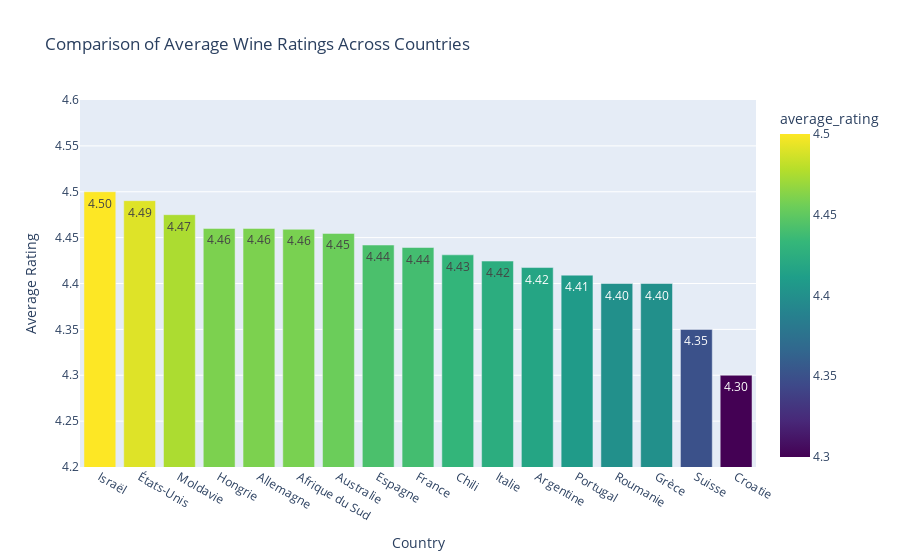

Source (notebook cell):
### Code cell
import plotly.express as px

fig = px.bar(top_win_countries_df, x = "country", y = "average_rating", text="average_rating", title= "Comparison of Average Wine Ratings Across Countries",
             color = "average_rating", color_continuous_scale=px.colors.sequential.Viridis)
fig.update_yaxes(range=[4.2, 4.6])
fig.update_traces(texttemplate='%{text:.2f}')
fig.update_layout(xaxis_title="Country", yaxis_title="Average Rating")
fig.show()

### Figure 1 — Plotly figure (JSON) as saved in the notebook; plotly's stock layout.template omitted (floating-point values rounded to 4 significant figures)
{"data": [{"alignmentgroup": "True", "hovertemplate": "country=%{x}<br>average_rating=%{marker.color}<extra></extra>", "legendgroup": "", "marker": {"color": [4.5, 4.49, 4.475, 4.46, 4.46, 4.459, 4.455, 4.442, 4.439, 4.431, 4.424, 4.417, 4.409, 4.4, 4.4, 4.35, 4.3], "coloraxis": "coloraxis", "pattern": {"shape": ""}}, "name": "", "offsetgroup": "", "orientation": "v", "showlegend": false, "text": [4.5, 4.49, 4.475, 4.46, 4.46, 4.459, 4.455, 4.442, 4.439, 4.431, 4.424, 4.417, 4.409, 4.4, 4.4, 4.35, 4.3], "textposition": "auto", "texttemplate": "%{text:.2f}", "type": "bar", "x": ["Israël", "États-Unis", "Moldavie", "Hongrie", "Allemagne", "Afrique du Sud", "Australie", "Espagne", "France", "Chili", "Italie", "Argentine", "Portugal", "Roumanie", "Grèce", "Suisse", "Croatie"], "xaxis": "x", "y": [4.5, 4.49, 4.475, 4.46, 4.46, 4.459, 4.455, 4.442, 4.439, 4.431, 4.424, 4.417, 4.409, 4.4, 4.4, 4.35, 4.3], "yaxis": "y"}], "layout": {"barmode": "relative", "coloraxis": {"colorbar": {"title": {"text": "average_rating"}}, "colorscale": [[0, "#440154"], [0.1111, "#482878"], [0.2222, "#3e4989"], [0.3333, "#31688e"], [0.4444, "#26828e"], [0.5556, "#1f9e89"], [0.6667, "#35b779"], [0.7778, "#6ece58"], [0.8889, "#b5de2b"], [1, "#fde725"]]}, "legend": {"tracegroupgap": 0}, "title": {"text": "Comparison of Average Wine Ratings Across Countries"}, "xaxis": {"anchor": "y", "domain": [0, 1], "title": {"text": "Country"}}, "yaxis": {"anchor": "x", "domain": [0, 1], "range": [4.2, 4.6], "title": {"text": "Average Rating"}}}}
